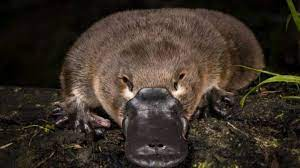
#> input picture images/ornitorrinco_original.jpg, 300 x 168 px
$ python rgb.py
#> lines starting #> are read from the running program, lines starting #| are printed output that depends on the picture
from PIL import Image

# importando imagem
img = Image.open("images/ornitorrinco_original.jpg")
#> img is the input picture: PIL image 300x168 RGB; mean R, G, B 59.2, 48.8, 40

# separando os canais r,g,b
r, g, b = img.split()
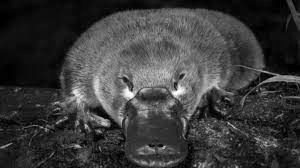
#> r: PIL image 300x168 L; min 0, max 255, mean 59.2
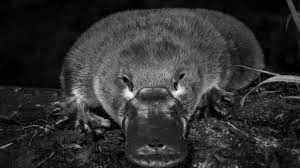
#> g: PIL image 300x168 L; min 0, max 249, mean 48.8
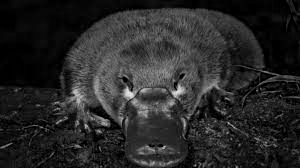
#> b: PIL image 300x168 L; min 0, max 233, mean 40

# salvando cada canal
r.save("images/ornitorrinco_r.jpg")
g.save("images/ornitorrinco_g.jpg")
b.save("images/ornitorrinco_b.jpg")
